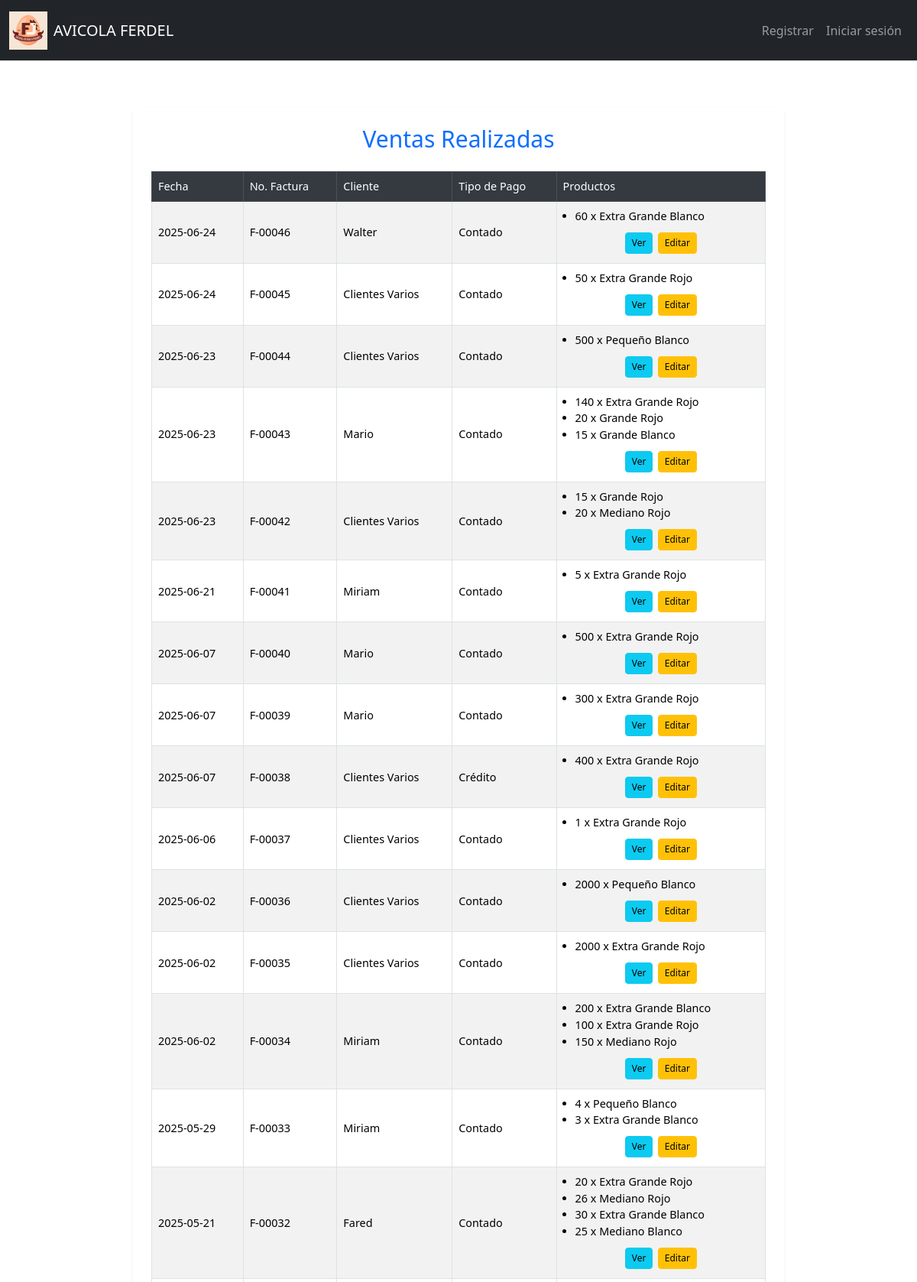
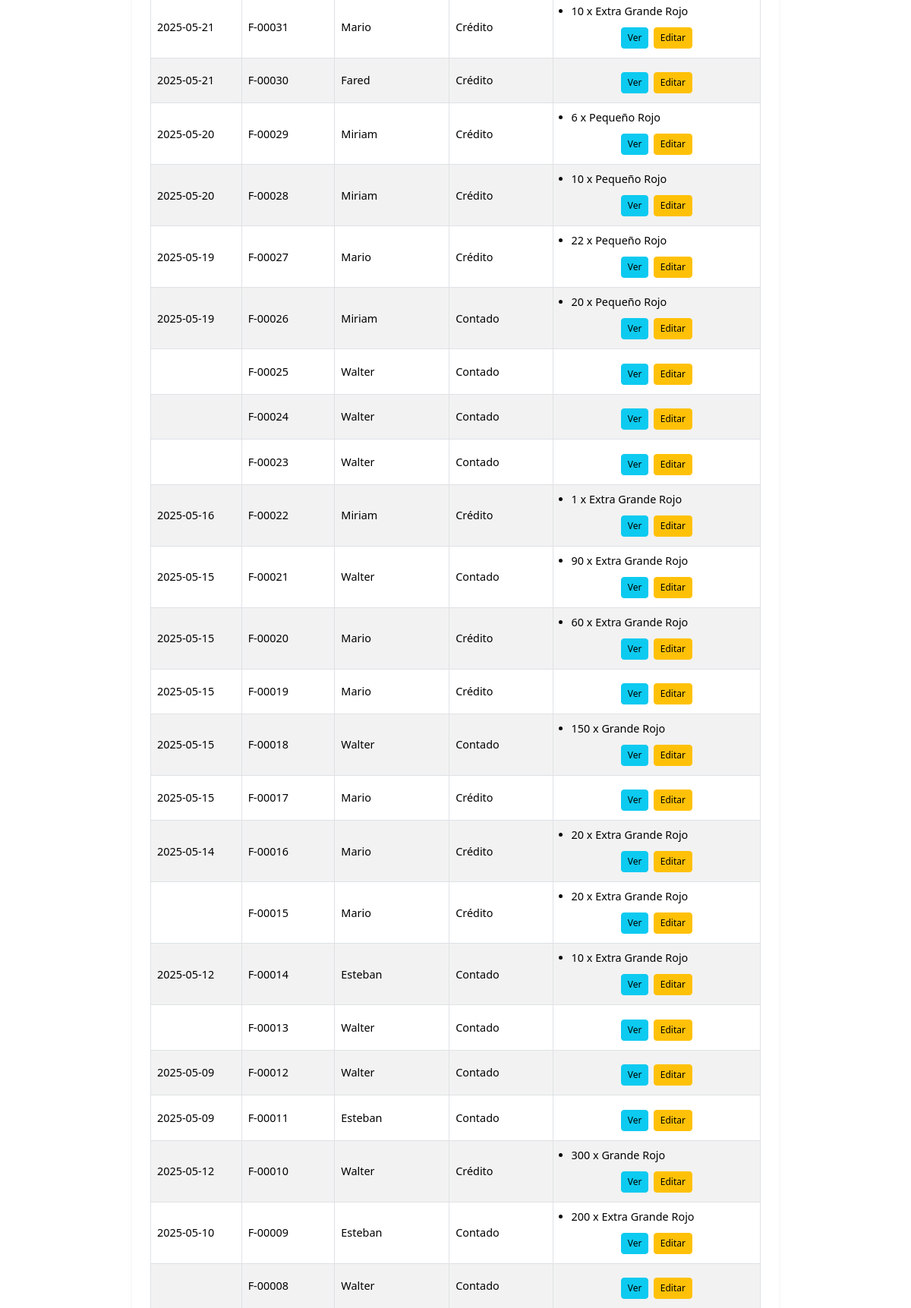
Screenshot of /gestionar_ventas (upper part) with the database file from the repository (2 pictures, top to bottom).
### tables this page shows
CREATE TABLE Facturacion (
    ID_Factura INTEGER PRIMARY KEY AUTOINCREMENT,
    Fecha DATE NOT NULL,
    IDCliente INTEGER NOT NULL,
    Credito_Contado INTEGER,
    Observacion TEXT,
    ID_Empresa INTEGER NOT NULL,
    FOREIGN KEY (IDCliente) REFERENCES Clientes(ID_Cliente),
    FOREIGN KEY (ID_Empresa) REFERENCES Empresa(ID_Empresa)
);

CREATE TABLE Clientes (
    ID_Cliente INTEGER PRIMARY KEY AUTOINCREMENT,
    Nombre TEXT NOT NULL,
    Telefono TEXT,
    Direccion TEXT,
    RUC_CEDULA TEXT
);

### app.py (the view)
@app.route("/gestionar_ventas", methods=["GET"])
def gestionar_ventas():
    try:
        ventas = db.execute("""
            SELECT f.ID_Factura, f.Fecha, c.Nombre AS Cliente, f.Credito_Contado, f.Observacion
            FROM Facturacion f
            JOIN Clientes c ON c.ID_Cliente = f.IDCliente
            ORDER BY f.ID_Factura DESC
        """)
        detalles = db.execute("""
            SELECT df.ID_Factura, p.Descripcion, df.Cantidad
            FROM Detalle_Facturacion df
            JOIN Productos p ON df.ID_Producto = p.ID_Producto
        """)
        productos_por_venta = {}
        for d in detalles:
            productos_por_venta.setdefault(d["ID_Factura"], []).append(
                f"{d['Cantidad']} x {d['Descripcion']}"
            )
        for venta in ventas:
            venta["Productos"] = productos_por_venta.get(venta["ID_Factura"], [])
            venta["NumeroFactura"] = f"F-{venta['ID_Factura']:05d}"  # ← Formato del número de factura
        return render_template("gestionar_ventas.html", ventas=ventas)
    except Exception as e:
        flash(f"❌ Error al cargar las ventas: {e}", "danger")
        return redirect(url_for("ventas"))

### app.py (called while the page is built)
@app.after_request
def after_request(response):
    response.headers["Cache-Control"] = "no-cache, no-store, must-revalidate"
    response.headers["Expires"] = 0
    response.headers["Pragma"] = "no-cache"
    return response

### Templates/gestionar_ventas.html (shortened to what this page needs)
{% extends "layout.html" %}
{% block main %}
<div class="container mt-4">
    <div class="card shadow-sm">
        <div class="card-body">
            <h2 class="text-center text-primary mb-4">Ventas Realizadas</h2>
            <div class="table-responsive">
                <table class="table table-bordered table-striped align-middle">
                    <thead class="table-dark">
                        <tr>
                            <th data-label="Fecha">Fecha</th>
                            <th data-label="Factura">No. Factura</th>
                            <th data-label="Cliente">Cliente</th>
                            <th data-label="Pago">Tipo de Pago</th>
                            <th data-label="Productos">Productos</th>
                        </tr>
                    </thead>
                    <tbody>
                        {% for venta in ventas %}
                        <tr>
                            <td data-label="Fecha">{{ venta.Fecha }}</td>
                            <td data-label="Factura">{{ venta.NumeroFactura }}</td>
                            <td data-label="Cliente">{{ venta.Cliente }}</td>
                            <td data-label="Pago">{{ 'Crédito' if venta.Credito_Contado == 1 else 'Contado' }}</td>
                            <td data-label="Productos">
                                <ul class="mb-2 ps-3">
                                    {% for producto in venta.Productos %}
                                    <li>{{ producto }}</li>
                                    {% endfor %}
                                </ul>
                                <div class="d-flex flex-wrap justify-content-center">
                                    <a href="/ventas/{{ venta.ID_Movimiento }}" class="btn btn-sm btn-info me-1 mb-1">Ver</a>
                                    <button class="btn btn-sm btn-warning mb-1 btn-editar"
                                            data-id="{{ venta.ID_Movimiento }}"
                                            data-bs-toggle="modal"
                                            data-bs-target="#modalEditarVenta">
                                        Editar
                                    </button>
                                </div>
                            </td>
                        </tr>
                        {% endfor %}
                    </tbody>
                </table>
            </div>
        </div>
    </div>
</div>
{% endblock %}

### static/styles.css (style rules this page uses)
:root { --navbar-height-lg: 80px; --navbar-height-sm: 100px; --mobile-breakpoint: 576px; --tablet-breakpoint: 768px; --desktop-breakpoint: 992px; --navbar-bg: #212529; --dropdown-bg: rgba(52, 58, 64, 0.95); }
body { min-height: 100vh; display: flex; flex-direction: column; font-size: 1rem; }

### Templates/layout.html (style rules this page uses)
:root { --navbar-height: 56px; }
body { padding-top: calc(var(--navbar-height) + 20px); min-height: 100vh; display: flex; flex-direction: column; }

### Templates/gestionar_ventas.html (style rules this page uses)
:root { --card-max-width: 900px; --card-padding-lg: 1.5rem; --card-padding-md: 1rem; --card-padding-sm: 0.75rem; --navbar-height-lg: 80px; --navbar-height-sm: 100px; --content-top-margin: 1rem; }
.container.mt-4 { max-width: var(--card-max-width); margin: var(--content-top-margin) auto; padding: var(--card-padding-lg); margin-top: calc(var(--navbar-height-lg) + var(--content-top-margin)); }
.card { border-radius: 0.5rem; box-shadow: 0 0.125rem 0.25rem rgba(0, 0, 0, 0.075); border: none; }
.card-body { padding: var(--card-padding-lg); }
h2 { font-size: clamp(1.5rem, 2.5vw, 2rem); margin-bottom: 1.5rem; }
.table { margin-bottom: 0; width: 100%; font-size: clamp(0.85rem, 1.2vw, 1rem); }
.table thead th { background-color: #343a40; color: white; font-weight: 500; position: sticky; top: 0; z-index: 10; }
.btn-sm { padding: 0.25rem 0.5rem; font-size: clamp(0.75rem, 1vw, 0.85rem); margin: 0.15rem; white-space: nowrap; }

### rows the page displays
Facturacion: Fecha "2025-06-24", NumeroFactura "F-00046", Cliente "Walter", Credito_Contado "Contado", Productos "60 x Extra Grande Blanco"
Facturacion: Fecha "2025-06-24", NumeroFactura "F-00045", Cliente "Clientes Varios", Credito_Contado "Contado", Productos "50 x Extra Grande Rojo"
Facturacion: Fecha "2025-06-23", NumeroFactura "F-00044", Cliente "Clientes Varios", Credito_Contado "Contado", Productos "500 x Pequeño Blanco"
Facturacion: Fecha "2025-06-23", NumeroFactura "F-00043", Cliente "Mario", Credito_Contado "Contado", Productos "140 x Extra Grande Rojo" "20 x Grande Rojo" "15 x Grande Blanco"
Facturacion: Fecha "2025-06-23", NumeroFactura "F-00042", Cliente "Clientes Varios", Credito_Contado "Contado", Productos "15 x Grande Rojo" "20 x Mediano Rojo"
Facturacion: Fecha "2025-06-21", NumeroFactura "F-00041", Cliente "Miriam", Credito_Contado "Contado", Productos "5 x Extra Grande Rojo"
Facturacion: Fecha "2025-06-07", NumeroFactura "F-00040", Cliente "Mario", Credito_Contado "Contado", Productos "500 x Extra Grande Rojo"
Facturacion: Fecha "2025-06-07", NumeroFactura "F-00039", Cliente "Mario", Credito_Contado "Contado", Productos "300 x Extra Grande Rojo"
Facturacion: Fecha "2025-06-07", NumeroFactura "F-00038", Cliente "Clientes Varios", Credito_Contado "Crédito", Productos "400 x Extra Grande Rojo"
Facturacion: Fecha "2025-06-06", NumeroFactura "F-00037", Cliente "Clientes Varios", Credito_Contado "Contado", Productos "1 x Extra Grande Rojo"
Facturacion: Fecha "2025-06-02", NumeroFactura "F-00036", Cliente "Clientes Varios", Credito_Contado "Contado", Productos "2000 x Pequeño Blanco"
Facturacion: Fecha "2025-06-02", NumeroFactura "F-00035", Cliente "Clientes Varios", Credito_Contado "Contado", Productos "2000 x Extra Grande Rojo"
Facturacion: Fecha "2025-06-02", NumeroFactura "F-00034", Cliente "Miriam", Credito_Contado "Contado", Productos "200 x Extra Grande Blanco" "100 x Extra Grande Rojo" "150 x Mediano Rojo"
Facturacion: Fecha "2025-05-29", NumeroFactura "F-00033", Cliente "Miriam", Credito_Contado "Contado", Productos "4 x Pequeño Blanco" "3 x Extra Grande Blanco"
Facturacion: Fecha "2025-05-21", NumeroFactura "F-00032", Cliente "Fared", Credito_Contado "Contado", Productos "20 x Extra Grande Rojo" "26 x Mediano Rojo" "30 x Extra Grande Blanco" "25 x Mediano Blanco"
Facturacion: Fecha "2025-05-21", NumeroFactura "F-00031", Cliente "Mario", Credito_Contado "Crédito", Productos "10 x Extra Grande Rojo"
Facturacion: Fecha "2025-05-21", NumeroFactura "F-00030", Cliente "Fared", Credito_Contado "Crédito"
Facturacion: Fecha "2025-05-20", NumeroFactura "F-00029", Cliente "Miriam", Credito_Contado "Crédito", Productos "6 x Pequeño Rojo"
Facturacion: Fecha "2025-05-20", NumeroFactura "F-00028", Cliente "Miriam", Credito_Contado "Crédito", Productos "10 x Pequeño Rojo"
Facturacion: Fecha "2025-05-19", NumeroFactura "F-00027", Cliente "Mario", Credito_Contado "Crédito", Productos "22 x Pequeño Rojo"
Facturacion: Fecha "2025-05-19", NumeroFactura "F-00026", Cliente "Miriam", Credito_Contado "Contado", Productos "20 x Pequeño Rojo"
Facturacion: NumeroFactura "F-00025", Cliente "Walter", Credito_Contado "Contado"
Facturacion: NumeroFactura "F-00024", Cliente "Walter", Credito_Contado "Contado"
Facturacion: NumeroFactura "F-00023", Cliente "Walter", Credito_Contado "Contado"
Facturacion: Fecha "2025-05-16", NumeroFactura "F-00022", Cliente "Miriam", Credito_Contado "Crédito", Productos "1 x Extra Grande Rojo"
Facturacion: Fecha "2025-05-15", NumeroFactura "F-00021", Cliente "Walter", Credito_Contado "Contado", Productos "90 x Extra Grande Rojo"
Facturacion: Fecha "2025-05-15", NumeroFactura "F-00020", Cliente "Mario", Credito_Contado "Crédito", Productos "60 x Extra Grande Rojo"
Facturacion: Fecha "2025-05-15", NumeroFactura "F-00019", Cliente "Mario", Credito_Contado "Crédito"
Facturacion: Fecha "2025-05-15", NumeroFactura "F-00018", Cliente "Walter", Credito_Contado "Contado", Productos "150 x Grande Rojo"
Facturacion: Fecha "2025-05-15", NumeroFactura "F-00017", Cliente "Mario", Credito_Contado "Crédito"
Facturacion: Fecha "2025-05-14", NumeroFactura "F-00016", Cliente "Mario", Credito_Contado "Crédito", Productos "20 x Extra Grande Rojo"
Facturacion: NumeroFactura "F-00015", Cliente "Mario", Credito_Contado "Crédito", Productos "20 x Extra Grande Rojo"
Facturacion: Fecha "2025-05-12", NumeroFactura "F-00014", Cliente "Esteban", Credito_Contado "Contado", Productos "10 x Extra Grande Rojo"
Facturacion: NumeroFactura "F-00013", Cliente "Walter", Credito_Contado "Contado"
Facturacion: Fecha "2025-05-09", NumeroFactura "F-00012", Cliente "Walter", Credito_Contado "Contado"
Facturacion: Fecha "2025-05-09", NumeroFactura "F-00011", Cliente "Esteban", Credito_Contado "Contado"
Facturacion: Fecha "2025-05-12", NumeroFactura "F-00010", Cliente "Walter", Credito_Contado "Crédito", Productos "300 x Grande Rojo"
Facturacion: Fecha "2025-05-10", NumeroFactura "F-00009", Cliente "Esteban", Credito_Contado "Contado", Productos "200 x Extra Grande Rojo"
Facturacion: NumeroFactura "F-00008", Cliente "Walter", Credito_Contado "Contado"
